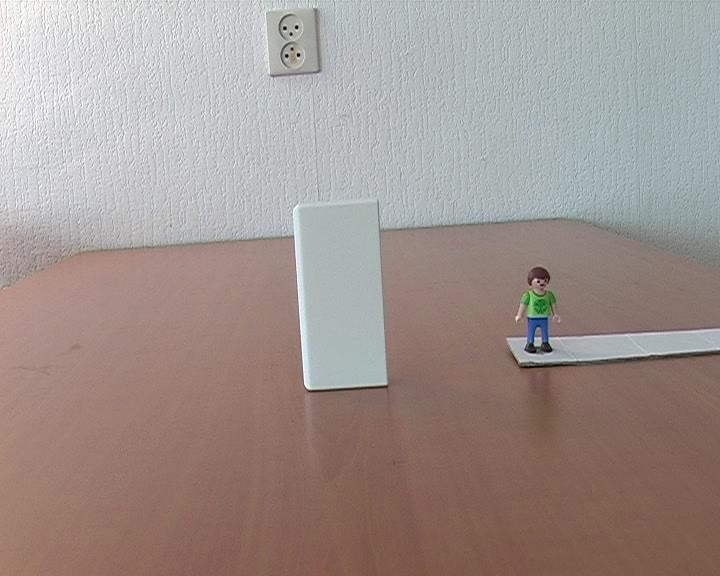
%> input picture Lab3/person_toy/00000001.jpg, 720 x 576 px
$ octave demo_harris.m   (GNU Octave 9; MATLAB toolbox functions it lacks are replaced by stand-ins)
%> lines starting %> are read from the running program, lines starting %| are printed output that depends on the picture
### Lab3/harris_corner_detector.m
function [H, r, c, Ix, Iy] = harris_corner_detector(I, threshold, N, kernel_size, sigma)
    % Convert to grayscale
    I_gray = rgb2gray(I);
    size(I_gray)

    % Gaussian derivative
    G = fspecial('gaussian', [kernel_size kernel_size], sigma);
    [Gx,Gy] = gradient(G);

    % Image derivatives by convolving with gaussian derivative
    Ix = imfilter(I_gray, Gx, 'conv');
    Iy = imfilter(I_gray, Gy, 'conv');

    % Matrices of Q
    square_Ix = Ix.^2;
    square_Iy = Iy.^2;
    Ix_Iy = Ix .* Iy;
    % Convolve with regular gaussian G
    A = imfilter(square_Ix, G, 'conv');
    B = imfilter(Ix_Iy, G, 'conv');
    C = imfilter(square_Iy, G, 'conv');

    % Compute cornerness
    H = (A.*C - B.^2) - 0.04*((A + C).^2);
    r = [];
    c = [];

    % Ignore edges of the matrix where window cant be applied
    for x = (N/2)+1:size(H,1)-(N/2)
        for y = (N/2)+1:size(H,2)-(N/2)
            % Retrieve slices around the sample based on window size N
            slice_1 = H(x-(N/2):x-1, y-(N/2):y-1);
            slice_2 = H(x+1:x+(N/2),y+1:y+(N/2));
            slice_3 = H(x-(N/2):x-1, y+1:y+(N/2));
            slice_4 = H(x+1:x+(N/2),y-(N/2):y-1);
            slice = [slice_1, slice_2; slice_3, slice_4];
            % Maximum in neighbourhood
            max_slice = max(slice(:));
            % Detect if corner
            if (H(x,y) > max_slice) & (H(x,y) > threshold)
                r = [r,x];
                c = [c,y];
            end
        end
    end

end

### Lab3/demo_harris.m
% Demo for the harris corner detection
max_angle = 360;
I = imread('person_toy/00000001.jpg');
%> I is the input picture: size 576x720x3 uint8; mean R, G, B 160.2, 147.3, 142.8
% Random Rotate on the image
I = imrotate(I, round(rand(1) * max_angle), 'bilinear');
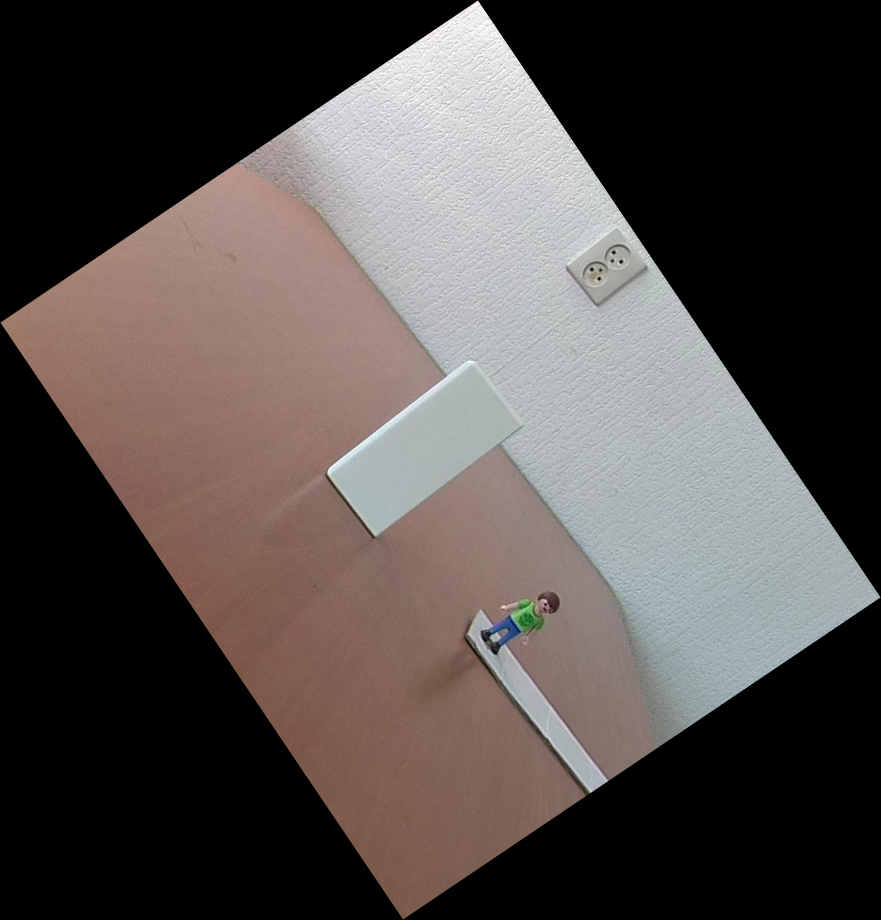
%> I: size 920x881x3 uint8; mean R, G, B 82, 75.4, 73.1
% Define parameters
threshold = 185;
window_size = 4;
kernel_size = 4;
sigma = 1.3   ;
[~, r, c, Ix, Iy] = harris_corner_detector(I, threshold, window_size, kernel_size, sigma);
%> in harris_corner_detector, `I_gray = rgb2gray(I);`:
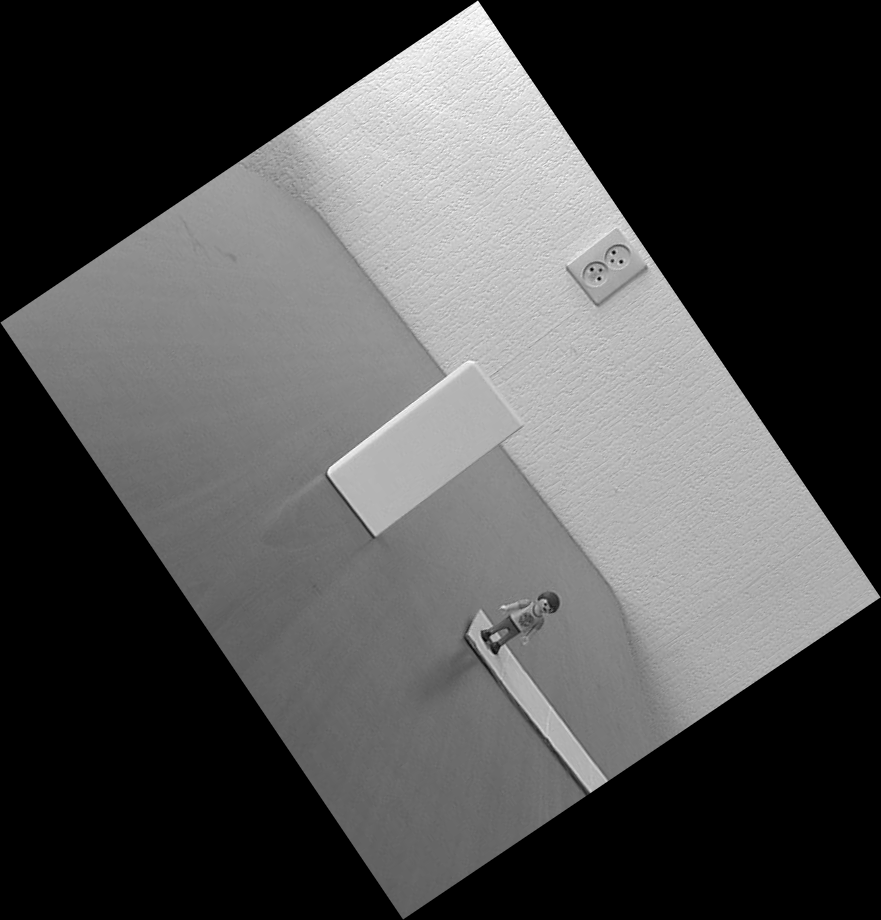
%> I_gray: size 920x881 uint8; min 0, max 255, mean 77.1
%> in harris_corner_detector, `Ix = imfilter(I_gray, Gx, 'conv');`:
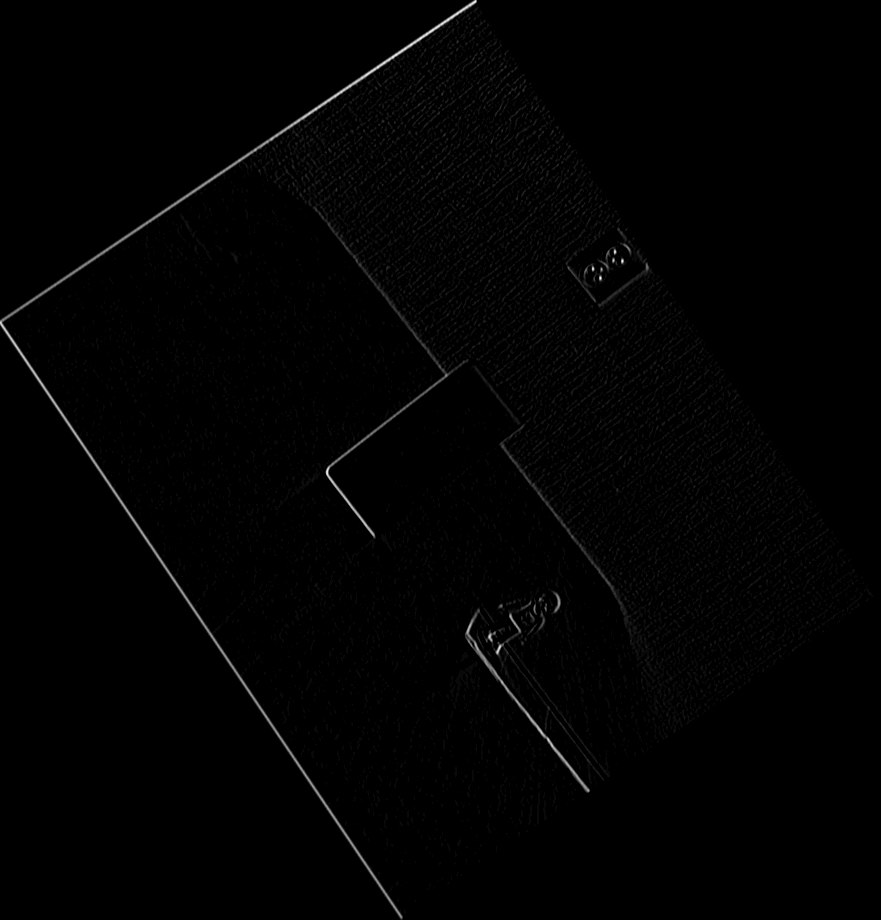
%> Ix: size 920x881 uint8; min 0, max 28, mean 0.2; drawn with min black and max white
%> in harris_corner_detector, `C = imfilter(square_Iy, G, 'conv');`:
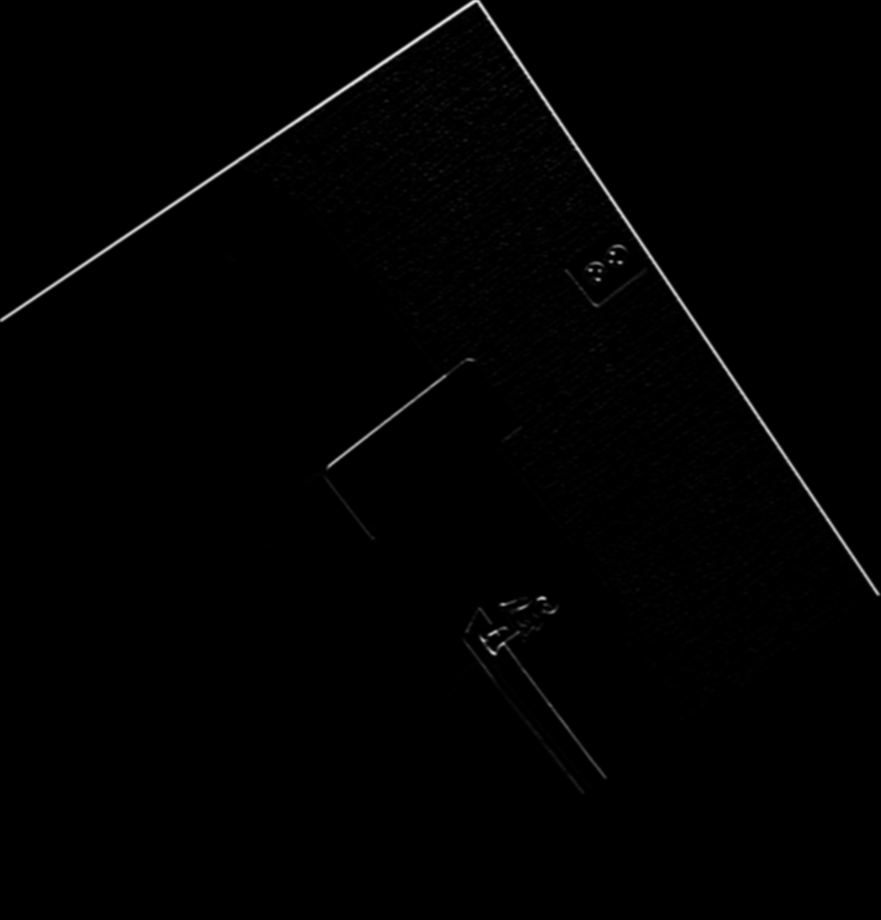
%> C: size 920x881 uint8; min 0, max 232, mean 1.7
%> after the loop in harris_corner_detector, `for x = (N/2)+1:size(H,1)-(N/2)`: c = 59 values, max 618 at index 5, min 481 at index 26, mean 538; r = 59 values from 250 to 789
%> r = 59 values from 250 to 789
% Show results
figure1=figure('Position', [100, 100, 1024, 1200]);
subplot(3,2,1);
imshow(Ix);
subplot(3,2,2);
imshow(Iy);
subplot(3,1,2);
ax = gca();
scatter(ax, c, r, 'filled');
hold(ax, 'on');
imh = imshow(I);
hold(ax, 'off')
uistack(imh, 'bottom')
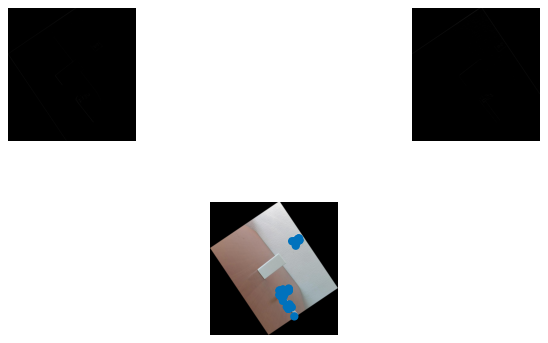
%> figure redrawn from the program's plot data, 3 panels
